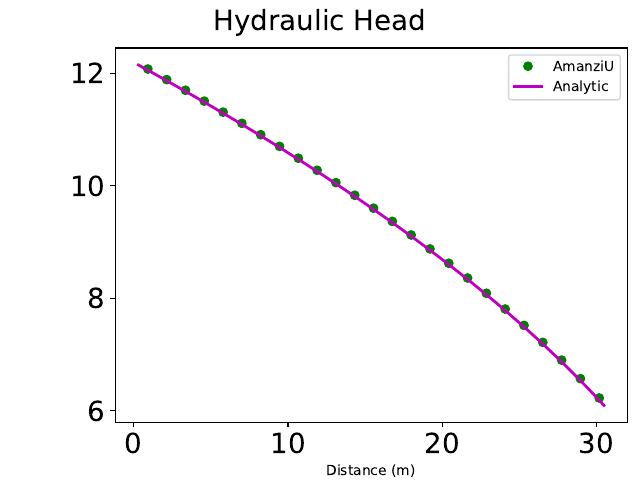

The Python source for this figure:
import os
import sys
import h5py
import numpy as np
import matplotlib
from matplotlib import pyplot as plt

import run_amanzi_standard
from compare_field_results import GetXY_AmanziU_Nodes
from compare_field_results import GetXY_AmanziU_Values
from compare_field_results import GetXY_AmanziS_1D


if __name__ == "__main__":

    try:
        input_file = "amanzi_unconfined_no_recharge_1d-s.xml"
        path_to_amanzi = "output-s"
        root_amanzi = "steady-flow"

        run_amanzi_standard.run_amanzi(input_file, 1, [input_file], path_to_amanzi)

        comp = "Hydraulic_Head"
        x_amanziS, c_amanziS = GetXY_AmanziS_1D(path_to_amanzi, root_amanzi, comp, 1)
        struct = len(x_amanziS)
    except:
        struct = 0
        
    try:
        input_file = "amanzi_unconfined_no_recharge_1d-u.xml"
        path_to_amanzi = "output-u"
        root_amanzi = 'steady-flow'

        run_amanzi_standard.run_amanzi(input_file, 1, [input_file], path_to_amanzi)

        comp = 'hydraulic_head'
        x_amanziU = GetXY_AmanziU_Nodes(path_to_amanzi, root_amanzi, 0, 101, 1, 0)
        c_amanziU = GetXY_AmanziU_Values(path_to_amanzi, root_amanzi, comp, 0, 6000, 60)
        unstruct = len(x_amanziU)
    except:
        unstruct = 0

    try:
        import cmath
        x_analytic = x_amanziU
        ft = 0.3048
        c_analytic = ft * np.sqrt(1600 - 12 * x_analytic / ft)
        analytic = len(x_analytic)
    except:
        analytic = 0


    # subplots
    fig, ax = plt.subplots() 

    if (unstruct>0):
        # reducing amount of data
        x_amanziU = x_amanziU[2::4]
        c_amanziU = c_amanziU[2::4]
        ax.plot(x_amanziU, c_amanziU,marker='o',color='g',label='AmanziU',linestyle='None')
    if (analytic>0):
        ax.plot(x_analytic, c_analytic,'m-',label='Analytic',linewidth=2)
    if (struct>0):
        ax.plot(x_amanziS, c_amanziS,marker='x',label='AmanziS',linestyle='dotted', linewidth=2)

    # axes
    ax.set_xlabel("Distance (m)")
 
    # plot adjustments
    plt.subplots_adjust(left=0.18,bottom=0.12,right=0.98,top=0.9)
    plt.legend(loc='upper right') #, fontsize=13)
    plt.suptitle("Hydraulic Head",x=0.5,fontsize=20)
    plt.tick_params(axis='both', which='major', labelsize=20)

    # plt.show()
    plt.savefig("hydraulic_head.png",format="png")
    # plt.close()

